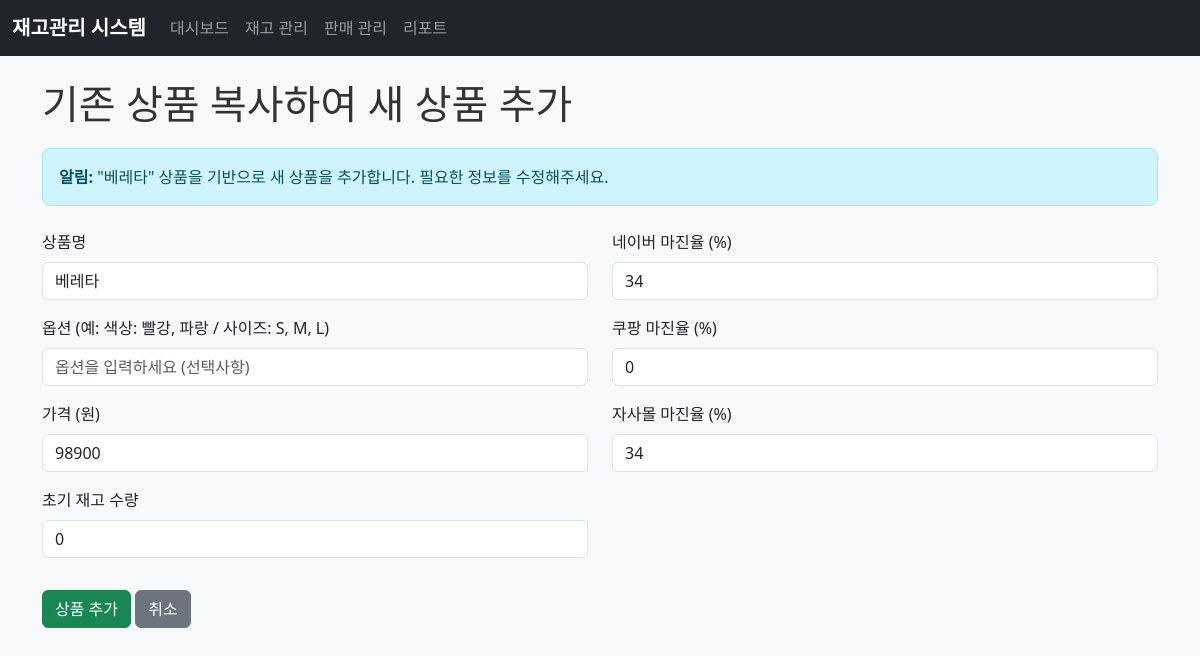
Page /product/copy/10 on the committed database.
### tables this page shows
CREATE TABLE products (
        id INTEGER PRIMARY KEY AUTOINCREMENT,
        name VARCHAR(100) NOT NULL,
        options TEXT,
        price DECIMAL(10,2) NOT NULL,
        margin_naver DECIMAL(5,2) NOT NULL,
        margin_coupang DECIMAL(5,2) NOT NULL,
        margin_self DECIMAL(5,2) NOT NULL,
        quantity INTEGER NOT NULL DEFAULT 0,
        created_at DATETIME DEFAULT CURRENT_TIMESTAMP,
        updated_at DATETIME DEFAULT CURRENT_TIMESTAMP
    );

### app.py (the view)
@app.route('/product/copy/<int:product_id>')
def copy_product(product_id):
    product = manager.get_product(product_id)
    if not product:
        return redirect(url_for('inventory_page'))
    product['quantity'] = 0  # 초기 재고는 0으로 설정
    return render_template('add_product.html', copy_from=product)

### database.py (called while the page is built)
def get_connection():
    return sqlite3.connect(DATABASE_NAME)

### inventory.py (called while the page is built)
    def get_product(self, product_id: int) -> Optional[Dict]:
        conn = database.get_connection()
        cursor = conn.cursor()
        cursor.execute('''
            SELECT id, name, options, price, margin_naver, margin_coupang, margin_self, quantity,
                   created_at, updated_at
            FROM products
            WHERE id = ?
        ''', (product_id,))
        row = cursor.fetchone()
        conn.close()
        if row:
            return {
                'id': row[0],
                'name': row[1],
                'options': row[2],
                'price': row[3],
                'margin_naver': row[4],
                'margin_coupang': row[5],
                'margin_self': row[6],
                'quantity': row[7],
                'created_at': row[8],
                'updated_at': row[9]
            }
        return None

### templates/add_product.html (shortened to what this page needs)
{% extends "base.html" %}
{% block content %}
<h1>{% if copy_from %}기존 상품 복사하여 새 상품 추가{% else %}새 상품 추가{% endif %}</h1>
{% if copy_from %}
<div class="alert alert-info">
    <strong>알림:</strong> "{{ copy_from.name }}" 상품을 기반으로 새 상품을 추가합니다. 필요한 정보를 수정해주세요.
</div>
{% endif %}
<form method="post" action="/product/add" class="mt-4">
    <div class="row">
        <div class="col-md-6">
            <div class="mb-3">
                <label for="name" class="form-label">상품명</label>
                <input type="text" class="form-control" id="name" name="name"
                       value="{{ copy_from.name if copy_from else '' }}" required>
            </div>
            <div class="mb-3">
                <label for="options" class="form-label">옵션 (예: 색상: 빨강, 파랑 / 사이즈: S, M, L)</label>
                <input type="text" class="form-control" id="options" name="options"
                       value="{{ copy_from.options if copy_from and copy_from.options else '' }}"
                       placeholder="옵션을 입력하세요 (선택사항)">
            </div>
            <div class="mb-3">
                <label for="price" class="form-label">가격 (원)</label>
                <input type="number" class="form-control" id="price" name="price" min="0" step="1"
                       value="{{ copy_from.price if copy_from else '' }}" required>
            </div>
            <div class="mb-3">
                <label for="quantity" class="form-label">초기 재고 수량</label>
                <input type="number" class="form-control" id="quantity" name="quantity" min="0"
                       value="{{ copy_from.quantity if copy_from else 0 }}" required>
            </div>
        </div>
        <div class="col-md-6">
            <div class="mb-3">
                <label for="margin_naver" class="form-label">네이버 마진율 (%)</label>
                <input type="number" class="form-control" id="margin_naver" name="margin_naver" min="0" max="100" step="0.1"
                       value="{{ copy_from.margin_naver if copy_from else '' }}" required>
            </div>
            <div class="mb-3">
                <label for="margin_coupang" class="form-label">쿠팡 마진율 (%)</label>
                <input type="number" class="form-control" id="margin_coupang" name="margin_coupang" min="0" max="100" step="0.1"
                       value="{{ copy_from.margin_coupang if copy_from else '' }}" required>
            </div>
            <div class="mb-3">
                <label for="margin_self" class="form-label">자사몰 마진율 (%)</label>
                <input type="number" class="form-control" id="margin_self" name="margin_self" min="0" max="100" step="0.1"
                       value="{{ copy_from.margin_self if copy_from else '' }}" required>
            </div>
        </div>
    </div>
    <div class="mt-3">
        <button type="submit" class="btn btn-success">상품 추가</button>
        <a href="/inventory" class="btn btn-secondary">취소</a>
    </div>
</form>
{% endblock %}

### static/css/style.css (style rules this page uses)
body { background-color: #f8f9fa; }
h1, h2, h3 { color: #333; margin-bottom: 20px; }
.alert { border-radius: 8px; }

### rows in the picture
products: name "베레타", price "98900", margin_naver "34", margin_coupang "0", margin_self "34"
